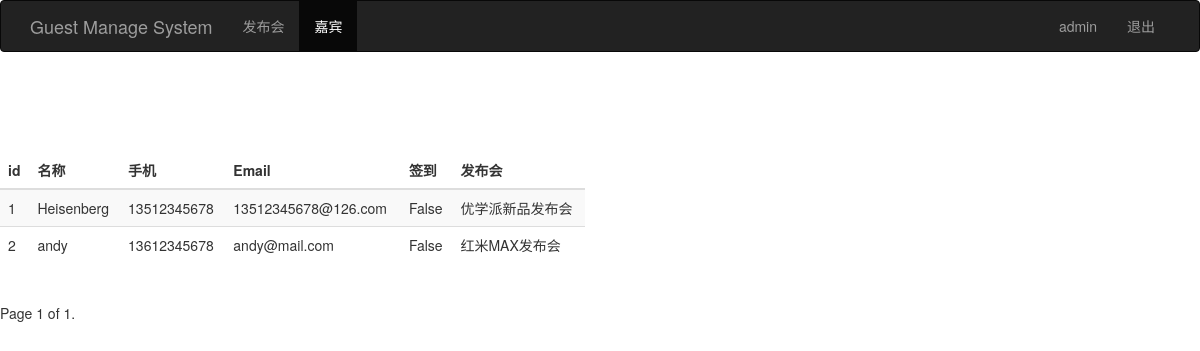
The page /guest_manage/ (signed in) on the database its author committed.
### sign/models.py (models this page shows, shortened)
class Guest(models.Model):
    event = models.ForeignKey(Event)    #关联发布会id
    realname = models.CharField(max_length=64)  #姓名
    phone = models.CharField(max_length=16) #手机号
    email = models.EmailField() #邮箱
    sign = models.BooleanField()    #签到状态
    create_time = models.DateTimeField(auto_now=True)   #创建时间（自动获取当前事假）
    class Meta:
        unique_together = ('event', 'phone')

class Event(models.Model):
    name = models.CharField(max_length=100) #发布会标题
    limit = models.IntegerField()   #参加人数
    status = models.BooleanField()  #状态
    address = models.CharField(max_length=200)  #地址
    start_time = models.DateTimeField('events time')    #发布会时间
    create_time = models.DateTimeField(auto_now=True)   #创建事假（自动获取当前时间）
    def __str__(self):
        return self.name

### sign/views.py (the view)
# urls.py: url(r'^guest_manage/$', views.guest_manage),
@login_required
def guest_manage(request):
    username = request.session.get('user', '')
    guest_list = Guest.objects.all()
    paginator = Paginator(guest_list, 2)
    page = request.GET.get('page')
    try:
        contacts = paginator.page(page)
    except PageNotAnInteger:
        contacts = paginator.page(1)
    except EmptyPage:
        contacts = paginator.page(paginator.num_pages)
    return render(request, "guest_manage.html", {"user": username, "guests": contacts})

### sign/templates/guest_manage.html (shortened to what this page needs)
<!DOCTYPE html>
<html lang="zh-CN">
<head>
    {% load bootstrap3 %}
    {% bootstrap_css %}
</head>
<body>
    <nav class="navbar navbar-inverse navbar-fix-top">
        <div class="container">
            <div class="navbar-header">
                <a class="navbar-brand" href="/event_manage/">Guest Manage System</a>
            </div>
            <div id="navbar" class="collapse navbar-collapse">
                <ul class="nav navbar-nav">
                    <li><a href="/event_manage/">发布会</a></li>
                    <li class="active"><a href="#">嘉宾</a></li>
                </ul>
                <ul class="nav navbar-nav navbar-right">
                    <li><a href="#">{{ user }}</a></li>
                    <li><a href="logout">退出</a></li>
                </ul>
            </div>
        </div>
    </nav>
    <div class="row" style="padding-top: 80px;">
        <div class="col-md-6">
            <table class="table table-striped">
                <thead>
                    <tr>
                        <th>id</th><th>名称</th><th>手机</th><th>Email</th><th>签到</th>
                        <th>发布会</th>
                    </tr>
                </thead>
                <tbody>
                    {% for guest in guests %}
                    <tr>
                        <td>{{ guest.id }}</td>
                        <td>{{ guest.realname }}</td>
                        <td>{{ guest.phone }}</td>
                        <td>{{ guest.email }}</td>
                        <td>{{ guest.sign }}</td>
                        <td>{{ guest.event }}</td>
                    </tr>
                    {% endfor %}
                </tbody>
            </table>
        </div>
    </div>
    <div class="pagination">
        <span class="step-links">
                <span class="current">
                    Page {{ guests.number }} of {{ guests.paginator.num_pages }}.
                </span>
        </span>
    </div>
</body>
</html>

### rows shown on the page
Guest: id "1", realname "Heisenberg", phone "13512345678", email "13512345678@126.com", sign "False", event "优学派新品发布会"
Guest: id "2", realname "andy", phone "13612345678", email "andy@mail.com", sign "False", event "红米MAX发布会"

### other values the page prints
{{ user }} "admin"
{{ guests.number }} "1"
{{ guests.paginator.num_pages }} "1"
